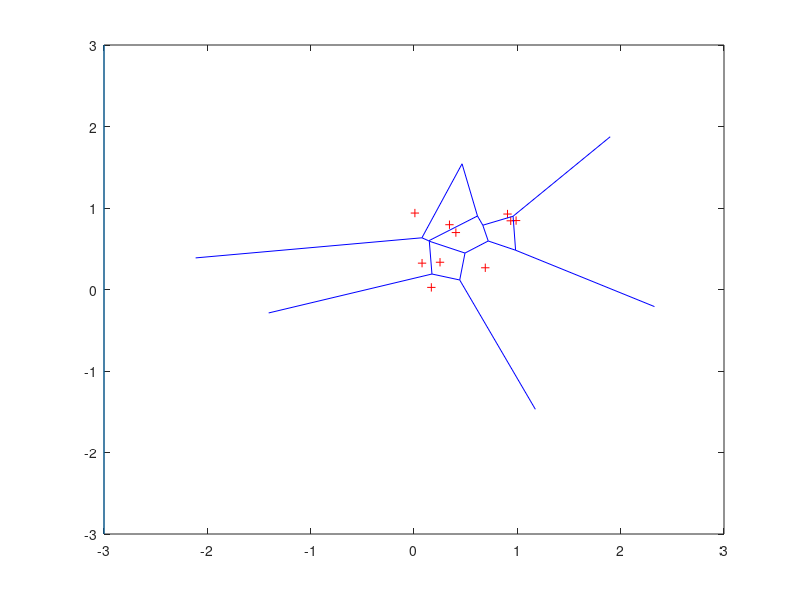

Write MATLAB code to recreate this figure. (Note: this script raises an error after producing the figure.)
clear 
close all;
clc
addpath(genpath('../../'));

x = rand(10,1);
y = rand(10,1);
[vx,vy] = voronoi(x,y);
plot(x,y,'r+',vx,vy,'b-')
bs_ext=[-3,-3,3,3;-3,3,3,-3]';
hold on
plot(bs_ext(1,:),bs_ext(2,:));
figure;
[vx,vy]=extendVoronoiGraph(vx,vy);
plot(x,y,'r+',vx,vy,'b-')
hold on
plot(bs_ext(1,:),bs_ext(2,:));

axis equal